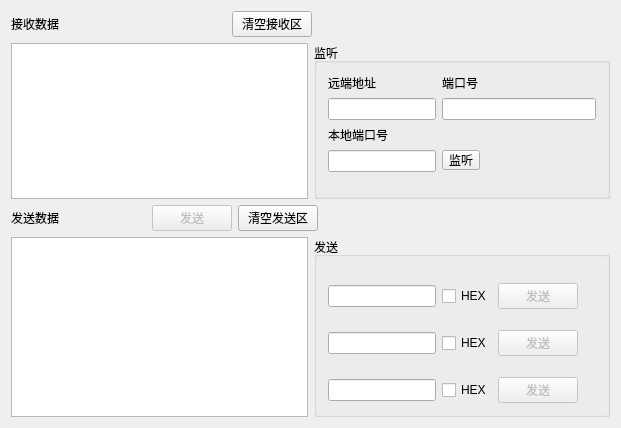
<?xml version="1.0" encoding="UTF-8"?>
<ui version="4.0">
 <class>MainWindow</class>
 <widget class="QMainWindow" name="MainWindow">
  <property name="geometry">
   <rect>
    <x>0</x>
    <y>0</y>
    <width>621</width>
    <height>428</height>
   </rect>
  </property>
  <property name="windowTitle">
   <string>UDP</string>
  </property>
  <widget class="QWidget" name="centralWidget">
   <layout class="QVBoxLayout" name="verticalLayout">
    <item>
     <layout class="QHBoxLayout" name="horizontalLayout_5">
      <item>
       <widget class="QLabel" name="label">
        <property name="minimumSize">
         <size>
          <width>215</width>
          <height>0</height>
         </size>
        </property>
        <property name="text">
         <string>接收数据</string>
        </property>
       </widget>
      </item>
      <item>
       <widget class="QPushButton" name="clearReceiveButton">
        <property name="text">
         <string>清空接收区</string>
        </property>
       </widget>
      </item>
      <item>
       <spacer name="horizontalSpacer_2">
        <property name="orientation">
         <enum>Qt::Horizontal</enum>
        </property>
        <property name="sizeHint" stdset="0">
         <size>
          <width>40</width>
          <height>20</height>
         </size>
        </property>
       </spacer>
      </item>
     </layout>
    </item>
    <item>
     <layout class="QHBoxLayout" name="horizontalLayout_6">
      <item>
       <widget class="QPlainTextEdit" name="receivePlainTextEdit"/>
      </item>
      <item>
       <widget class="QGroupBox" name="groupBox_2">
        <property name="title">
         <string>监听</string>
        </property>
        <layout class="QFormLayout" name="formLayout">
         <item row="0" column="0">
          <widget class="QLabel" name="label_4">
           <property name="text">
            <string>远端地址</string>
           </property>
          </widget>
         </item>
         <item row="0" column="1">
          <widget class="QLabel" name="label_5">
           <property name="text">
            <string>端口号</string>
           </property>
          </widget>
         </item>
         <item row="1" column="0">
          <widget class="QLineEdit" name="remoteAddress"/>
         </item>
         <item row="1" column="1">
          <widget class="QLineEdit" name="remotePort"/>
         </item>
         <item row="2" column="0">
          <widget class="QLabel" name="label_6">
           <property name="text">
            <string>本地端口号</string>
           </property>
          </widget>
         </item>
         <item row="3" column="1">
          <widget class="QToolButton" name="listenButton">
           <property name="minimumSize">
            <size>
             <width>0</width>
             <height>20</height>
            </size>
           </property>
           <property name="maximumSize">
            <size>
             <width>16777215</width>
             <height>20</height>
            </size>
           </property>
           <property name="text">
            <string>监听</string>
           </property>
           <property name="icon">
            <iconset resource="logo.qrc">
             <normaloff>:/images/run.png</normaloff>:/images/run.png</iconset>
           </property>
           <property name="iconSize">
            <size>
             <width>32</width>
             <height>32</height>
            </size>
           </property>
           <property name="toolButtonStyle">
            <enum>Qt::ToolButtonTextBesideIcon</enum>
           </property>
          </widget>
         </item>
         <item row="3" column="0">
          <widget class="QLineEdit" name="localPort"/>
         </item>
        </layout>
       </widget>
      </item>
     </layout>
    </item>
    <item>
     <layout class="QHBoxLayout" name="horizontalLayout_4">
      <item>
       <widget class="QLabel" name="label_2">
        <property name="minimumSize">
         <size>
          <width>135</width>
          <height>0</height>
         </size>
        </property>
        <property name="text">
         <string>发送数据</string>
        </property>
       </widget>
      </item>
      <item>
       <widget class="QPushButton" name="sendButton">
        <property name="enabled">
         <bool>false</bool>
        </property>
        <property name="text">
         <string>发送</string>
        </property>
       </widget>
      </item>
      <item>
       <widget class="QPushButton" name="clearSendButton">
        <property name="text">
         <string>清空发送区</string>
        </property>
       </widget>
      </item>
      <item>
       <spacer name="horizontalSpacer">
        <property name="orientation">
         <enum>Qt::Horizontal</enum>
        </property>
        <property name="sizeHint" stdset="0">
         <size>
          <width>40</width>
          <height>20</height>
         </size>
        </property>
       </spacer>
      </item>
     </layout>
    </item>
    <item>
     <layout class="QHBoxLayout" name="horizontalLayout_7">
      <item>
       <widget class="QPlainTextEdit" name="sendPlainTextEdit"/>
      </item>
      <item>
       <widget class="QGroupBox" name="groupBox">
        <property name="title">
         <string>发送</string>
        </property>
        <layout class="QFormLayout" name="formLayout_2">
         <item row="0" column="0">
          <layout class="QHBoxLayout" name="horizontalLayout">
           <property name="spacing">
            <number>6</number>
           </property>
           <property name="leftMargin">
            <number>0</number>
           </property>
           <property name="topMargin">
            <number>15</number>
           </property>
           <item>
            <widget class="QLineEdit" name="sendlineEdit1"/>
           </item>
           <item>
            <widget class="QCheckBox" name="checkBox1">
             <property name="text">
              <string>HEX</string>
             </property>
            </widget>
           </item>
           <item>
            <widget class="QPushButton" name="sendButton1">
             <property name="enabled">
              <bool>false</bool>
             </property>
             <property name="text">
              <string>发送</string>
             </property>
            </widget>
           </item>
          </layout>
         </item>
         <item row="1" column="0">
          <layout class="QHBoxLayout" name="horizontalLayout_2">
           <property name="topMargin">
            <number>15</number>
           </property>
           <item>
            <widget class="QLineEdit" name="sendlineEdit2"/>
           </item>
           <item>
            <widget class="QCheckBox" name="checkBox2">
             <property name="text">
              <string>HEX</string>
             </property>
            </widget>
           </item>
           <item>
            <widget class="QPushButton" name="sendButton2">
             <property name="enabled">
              <bool>false</bool>
             </property>
             <property name="text">
              <string>发送</string>
             </property>
            </widget>
           </item>
          </layout>
         </item>
         <item row="2" column="0">
          <layout class="QHBoxLayout" name="horizontalLayout_3">
           <property name="topMargin">
            <number>15</number>
           </property>
           <item>
            <widget class="QLineEdit" name="sendlineEdit3"/>
           </item>
           <item>
            <widget class="QCheckBox" name="checkBox3">
             <property name="text">
              <string>HEX</string>
             </property>
            </widget>
           </item>
           <item>
            <widget class="QPushButton" name="sendButton3">
             <property name="enabled">
              <bool>false</bool>
             </property>
             <property name="text">
              <string>发送</string>
             </property>
            </widget>
           </item>
          </layout>
         </item>
        </layout>
       </widget>
      </item>
     </layout>
    </item>
   </layout>
  </widget>
 </widget>
 <layoutdefault spacing="6" margin="11"/>
 <resources>
  <include location="logo.qrc"/>
 </resources>
 <connections/>
</ui>
